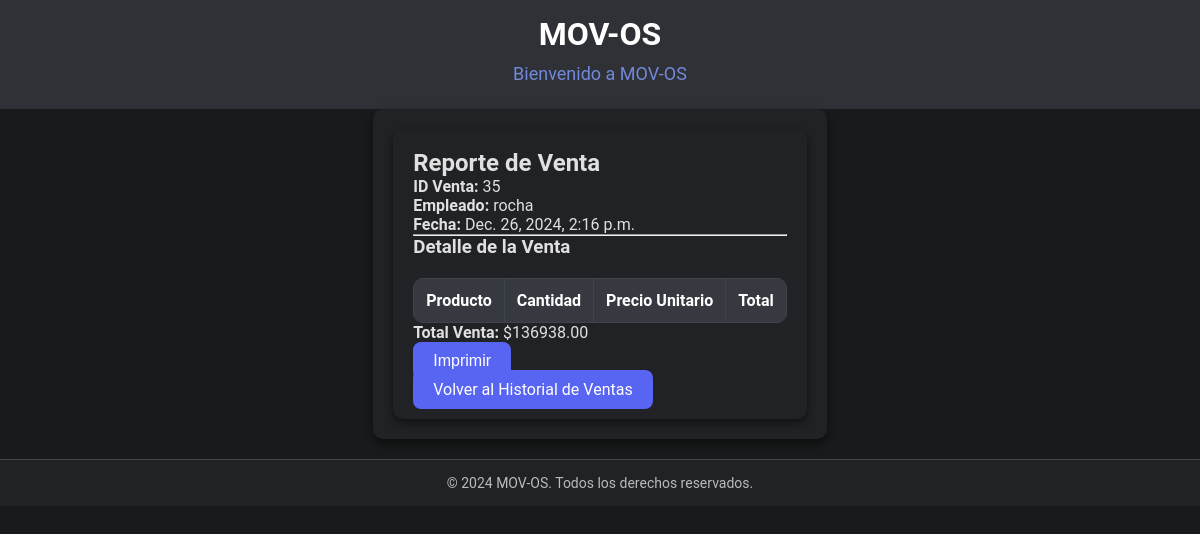
The app's page /reports/sales/35/ (signed in) with its own data.
### cashier/models.py (models this page shows, shortened)
class Venta(models.Model):
    empleado = models.ForeignKey(settings.AUTH_USER_MODEL, on_delete=models.CASCADE)
    fecha = models.DateTimeField(auto_now_add=True)
    total = models.DecimalField(max_digits=10, decimal_places=2)
    tipo_venta = models.CharField(
        max_length=20,
        choices=[('boleta', 'Boleta Electrónica'), ('factura', 'Factura Electrónica')],
        default='boleta'
    )
    forma_pago = models.CharField(
        max_length=20,
        choices=[('efectivo', 'Efectivo'), ('debito', 'Tarjeta de Débito'), ('credito', 'Tarjeta de Crédito')],
        default='efectivo'
    )
    vuelto_entregado = models.DecimalField(max_digits=10, decimal_places=2, default=0.00)  # Nuevo campo

### auth_app/models.py (models this page shows, shortened)
class User(AbstractUser):
    is_admin = models.BooleanField(default=False)
    is_employee = models.BooleanField(default=True)

### reports/views.py (the view)
# urls.py: path('sales/<int:sale_id>/', views.sales_report, name='sales_report'),  # Reporte detallado
@login_required
def sales_report(request, sale_id):
    try:
        sale = get_object_or_404(Venta, id=sale_id)
        details = sale.detalles.all()
        return render(request, 'reports/sales_report.html', {'sale': sale, 'details': details})
    except Exception as e:
        return render(request, 'reports/sales_report.html', {
            'error': str(e),
            'sale': None,
            'details': None
        })

### reports/templates/reports/sales_report.html (shortened to what this page needs)
{% extends 'base.html' %}
{% block content %}
<div class="container">
    <h2>Reporte de Venta</h2>
    <p><strong>ID Venta:</strong> {{ sale.id }}</p>
    <p><strong>Empleado:</strong> {{ sale.empleado.username }}</p>
    <p><strong>Fecha:</strong> {{ sale.fecha }}</p>
    <hr>
    <h3>Detalle de la Venta</h3>
    <table class="table">
        <thead>
            <tr>
                <th>Producto</th>
                <th>Cantidad</th>
                <th>Precio Unitario</th>
                <th>Total</th>
            </tr>
        </thead>
    </table>
    <p><strong>Total Venta:</strong> ${{ sale.total }}</p>
    <button onclick="window.print()" class="btn btn-primary">Imprimir</button>
    <br>
    <a href="{% url 'sales_history' %}" class="btn btn-secondary mt-3">Volver al Historial de Ventas</a>
</div>
{% endblock %}

### static/css/styles.css (style rules this page uses)
* { margin: 0; padding: 0; box-sizing: border-box; }
body { font-family: 'Roboto', sans-serif; background-color: #181a1b; color: #e0e0e0; display: flex; flex-direction: column; height: 100%; margin: 0; }
.container { flex: 1; max-width: 1200px; margin: auto; padding: 20px; background-color: #202225; border-radius: 10px; box-shadow: 0 4px 10px rgba(0, 0, 0, 0.5); }
button, .btn { background-color: #5865f2; color: #ffffff; border: none; padding: 10px 20px; font-size: 16px; border-radius: 8px; cursor: pointer; transition: all 0.3s ease; position: relative; overflow: hidden; }
table { width: 100%; border-collapse: collapse; margin-top: 20px; background-color: #2f3136; border-radius: 10px; overflow: hidden; }
table th, table td { border: 1px solid #40444b; padding: 12px; text-align: left; }
th { background-color: #36393f; color: #ffffff; }
a { color: #7289da; text-decoration: none; }

### records on screen
Venta: id "35", empleado.username "rocha", fecha "Dec. 26, 2024, 2:16 p.m.", total "136938.00"
